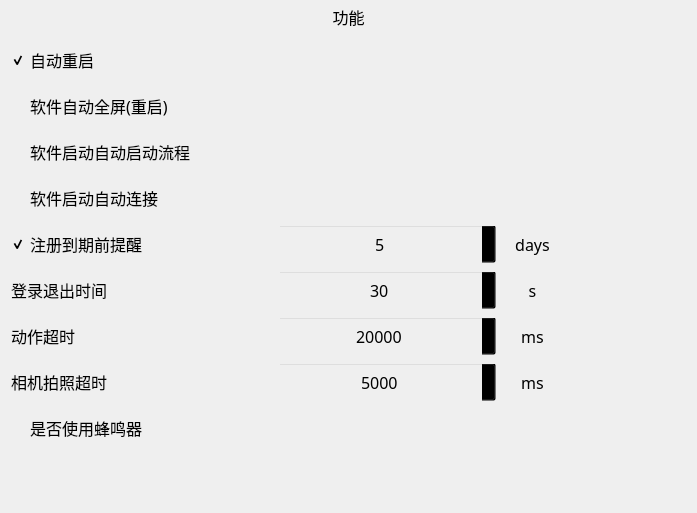
<?xml version="1.0" encoding="UTF-8"?>
<ui version="4.0">
 <class>frmNormalSetClass</class>
 <widget class="QWidget" name="frmNormalSetClass">
  <property name="geometry">
   <rect>
    <x>0</x>
    <y>0</y>
    <width>697</width>
    <height>513</height>
   </rect>
  </property>
  <property name="sizePolicy">
   <sizepolicy hsizetype="Preferred" vsizetype="Preferred">
    <horstretch>0</horstretch>
    <verstretch>0</verstretch>
   </sizepolicy>
  </property>
  <property name="font">
   <font>
    <family>微软雅黑</family>
    <pointsize>12</pointsize>
    <weight>50</weight>
    <italic>false</italic>
    <bold>false</bold>
   </font>
  </property>
  <property name="windowTitle">
   <string>Form</string>
  </property>
  <property name="styleSheet">
   <string notr="true">font: 12pt &quot;微软雅黑&quot;;</string>
  </property>
  <layout class="QGridLayout" name="gridLayout_2" columnstretch="5,1">
   <property name="leftMargin">
    <number>2</number>
   </property>
   <property name="topMargin">
    <number>2</number>
   </property>
   <property name="rightMargin">
    <number>2</number>
   </property>
   <property name="bottomMargin">
    <number>2</number>
   </property>
   <property name="spacing">
    <number>2</number>
   </property>
   <item row="1" column="0">
    <layout class="QVBoxLayout" name="verticalLayout">
     <property name="spacing">
      <number>4</number>
     </property>
     <property name="topMargin">
      <number>0</number>
     </property>
     <item>
      <widget class="QWidget" name="widget" native="true">
       <property name="font">
        <font>
         <family>微软雅黑</family>
         <pointsize>12</pointsize>
         <weight>50</weight>
         <italic>false</italic>
         <bold>false</bold>
        </font>
       </property>
       <property name="styleSheet">
        <string notr="true">background-color: transparent;</string>
       </property>
       <layout class="QGridLayout" name="gridLayout">
        <property name="topMargin">
         <number>6</number>
        </property>
        <item row="9" column="0">
         <widget class="QCheckBox" name="cbx_UseThreeLight">
          <property name="minimumSize">
           <size>
            <width>80</width>
            <height>40</height>
           </size>
          </property>
          <property name="maximumSize">
           <size>
            <width>16777215</width>
            <height>40</height>
           </size>
          </property>
          <property name="font">
           <font>
            <family>微软雅黑</family>
            <pointsize>12</pointsize>
            <weight>50</weight>
            <italic>false</italic>
            <bold>false</bold>
           </font>
          </property>
          <property name="text">
           <string>是否使用蜂鸣器</string>
          </property>
         </widget>
        </item>
        <item row="5" column="0">
         <layout class="QHBoxLayout" name="horizontalLayout_3" stretch="11,9,3">
          <property name="spacing">
           <number>0</number>
          </property>
          <property name="leftMargin">
           <number>0</number>
          </property>
          <item>
           <widget class="QCheckBox" name="cbx_EnableRegistrationAlart">
            <property name="minimumSize">
             <size>
              <width>80</width>
              <height>40</height>
             </size>
            </property>
            <property name="maximumSize">
             <size>
              <width>16777215</width>
              <height>40</height>
             </size>
            </property>
            <property name="text">
             <string>注册到期前提醒</string>
            </property>
            <property name="checked">
             <bool>true</bool>
            </property>
           </widget>
          </item>
          <item>
           <widget class="QSpinBox" name="spx_RegistrationDays">
            <property name="sizePolicy">
             <sizepolicy hsizetype="Expanding" vsizetype="Expanding">
              <horstretch>0</horstretch>
              <verstretch>0</verstretch>
             </sizepolicy>
            </property>
            <property name="minimumSize">
             <size>
              <width>80</width>
              <height>40</height>
             </size>
            </property>
            <property name="maximumSize">
             <size>
              <width>16777215</width>
              <height>40</height>
             </size>
            </property>
            <property name="font">
             <font>
              <family>微软雅黑</family>
              <pointsize>12</pointsize>
              <weight>50</weight>
              <italic>false</italic>
              <bold>false</bold>
             </font>
            </property>
            <property name="alignment">
             <set>Qt::AlignCenter</set>
            </property>
            <property name="minimum">
             <number>5</number>
            </property>
            <property name="maximum">
             <number>65535</number>
            </property>
            <property name="value">
             <number>5</number>
            </property>
            <property name="displayIntegerBase">
             <number>10</number>
            </property>
           </widget>
          </item>
          <item>
           <widget class="QLabel" name="lbl_port_4">
            <property name="sizePolicy">
             <sizepolicy hsizetype="Minimum" vsizetype="Preferred">
              <horstretch>0</horstretch>
              <verstretch>0</verstretch>
             </sizepolicy>
            </property>
            <property name="minimumSize">
             <size>
              <width>30</width>
              <height>30</height>
             </size>
            </property>
            <property name="font">
             <font>
              <family>微软雅黑</family>
              <pointsize>12</pointsize>
              <weight>50</weight>
              <italic>false</italic>
              <bold>false</bold>
             </font>
            </property>
            <property name="text">
             <string>days</string>
            </property>
            <property name="alignment">
             <set>Qt::AlignCenter</set>
            </property>
           </widget>
          </item>
         </layout>
        </item>
        <item row="8" column="0">
         <layout class="QHBoxLayout" name="horizontalLayout_5" stretch="11,9,3">
          <property name="spacing">
           <number>0</number>
          </property>
          <property name="leftMargin">
           <number>0</number>
          </property>
          <item>
           <widget class="QLabel" name="lbl_port_8">
            <property name="sizePolicy">
             <sizepolicy hsizetype="Expanding" vsizetype="Preferred">
              <horstretch>0</horstretch>
              <verstretch>0</verstretch>
             </sizepolicy>
            </property>
            <property name="minimumSize">
             <size>
              <width>80</width>
              <height>40</height>
             </size>
            </property>
            <property name="maximumSize">
             <size>
              <width>16777215</width>
              <height>40</height>
             </size>
            </property>
            <property name="font">
             <font>
              <family>微软雅黑</family>
              <pointsize>12</pointsize>
              <weight>50</weight>
              <italic>false</italic>
              <bold>false</bold>
             </font>
            </property>
            <property name="text">
             <string>相机拍照超时</string>
            </property>
            <property name="alignment">
             <set>Qt::AlignLeading|Qt::AlignLeft|Qt::AlignVCenter</set>
            </property>
           </widget>
          </item>
          <item>
           <widget class="QSpinBox" name="spx_TrrigerTimeOut">
            <property name="sizePolicy">
             <sizepolicy hsizetype="Expanding" vsizetype="Expanding">
              <horstretch>0</horstretch>
              <verstretch>0</verstretch>
             </sizepolicy>
            </property>
            <property name="minimumSize">
             <size>
              <width>80</width>
              <height>40</height>
             </size>
            </property>
            <property name="maximumSize">
             <size>
              <width>16777215</width>
              <height>40</height>
             </size>
            </property>
            <property name="font">
             <font>
              <family>微软雅黑</family>
              <pointsize>12</pointsize>
              <weight>50</weight>
              <italic>false</italic>
              <bold>false</bold>
             </font>
            </property>
            <property name="alignment">
             <set>Qt::AlignCenter</set>
            </property>
            <property name="minimum">
             <number>30</number>
            </property>
            <property name="maximum">
             <number>99999999</number>
            </property>
            <property name="value">
             <number>5000</number>
            </property>
            <property name="displayIntegerBase">
             <number>10</number>
            </property>
           </widget>
          </item>
          <item>
           <widget class="QLabel" name="lbl_port_9">
            <property name="sizePolicy">
             <sizepolicy hsizetype="Minimum" vsizetype="Preferred">
              <horstretch>0</horstretch>
              <verstretch>0</verstretch>
             </sizepolicy>
            </property>
            <property name="minimumSize">
             <size>
              <width>30</width>
              <height>30</height>
             </size>
            </property>
            <property name="font">
             <font>
              <family>微软雅黑</family>
              <pointsize>12</pointsize>
              <weight>50</weight>
              <italic>false</italic>
              <bold>false</bold>
             </font>
            </property>
            <property name="text">
             <string>ms</string>
            </property>
            <property name="alignment">
             <set>Qt::AlignCenter</set>
            </property>
           </widget>
          </item>
         </layout>
        </item>
        <item row="1" column="0">
         <widget class="QCheckBox" name="cbx_StartWhenWinStart">
          <property name="minimumSize">
           <size>
            <width>80</width>
            <height>40</height>
           </size>
          </property>
          <property name="maximumSize">
           <size>
            <width>16777215</width>
            <height>40</height>
           </size>
          </property>
          <property name="font">
           <font>
            <family>微软雅黑</family>
            <pointsize>12</pointsize>
            <weight>50</weight>
            <italic>false</italic>
            <bold>false</bold>
           </font>
          </property>
          <property name="text">
           <string>自动重启</string>
          </property>
          <property name="checked">
           <bool>true</bool>
          </property>
         </widget>
        </item>
        <item row="4" column="0">
         <widget class="QCheckBox" name="cbx_AutoConnectWhenProcessStart">
          <property name="minimumSize">
           <size>
            <width>80</width>
            <height>40</height>
           </size>
          </property>
          <property name="maximumSize">
           <size>
            <width>16777215</width>
            <height>40</height>
           </size>
          </property>
          <property name="font">
           <font>
            <family>微软雅黑</family>
            <pointsize>12</pointsize>
            <weight>50</weight>
            <italic>false</italic>
            <bold>false</bold>
           </font>
          </property>
          <property name="text">
           <string>软件启动自动连接</string>
          </property>
         </widget>
        </item>
        <item row="3" column="0">
         <widget class="QCheckBox" name="cbx_FlowStartWhenProcessStart">
          <property name="minimumSize">
           <size>
            <width>80</width>
            <height>40</height>
           </size>
          </property>
          <property name="maximumSize">
           <size>
            <width>16777215</width>
            <height>40</height>
           </size>
          </property>
          <property name="font">
           <font>
            <family>微软雅黑</family>
            <pointsize>12</pointsize>
            <weight>50</weight>
            <italic>false</italic>
            <bold>false</bold>
           </font>
          </property>
          <property name="text">
           <string>软件启动自动启动流程</string>
          </property>
         </widget>
        </item>
        <item row="6" column="0">
         <layout class="QHBoxLayout" name="horizontalLayout" stretch="11,9,3">
          <property name="spacing">
           <number>0</number>
          </property>
          <property name="leftMargin">
           <number>0</number>
          </property>
          <item>
           <widget class="QLabel" name="lbl_port">
            <property name="sizePolicy">
             <sizepolicy hsizetype="Expanding" vsizetype="Preferred">
              <horstretch>0</horstretch>
              <verstretch>0</verstretch>
             </sizepolicy>
            </property>
            <property name="minimumSize">
             <size>
              <width>80</width>
              <height>40</height>
             </size>
            </property>
            <property name="maximumSize">
             <size>
              <width>16777215</width>
              <height>40</height>
             </size>
            </property>
            <property name="font">
             <font>
              <family>微软雅黑</family>
              <pointsize>12</pointsize>
              <weight>50</weight>
              <italic>false</italic>
              <bold>false</bold>
             </font>
            </property>
            <property name="text">
             <string>登录退出时间</string>
            </property>
            <property name="alignment">
             <set>Qt::AlignLeading|Qt::AlignLeft|Qt::AlignVCenter</set>
            </property>
           </widget>
          </item>
          <item>
           <widget class="QSpinBox" name="spinLogOutTime">
            <property name="sizePolicy">
             <sizepolicy hsizetype="Expanding" vsizetype="Expanding">
              <horstretch>0</horstretch>
              <verstretch>0</verstretch>
             </sizepolicy>
            </property>
            <property name="minimumSize">
             <size>
              <width>80</width>
              <height>40</height>
             </size>
            </property>
            <property name="maximumSize">
             <size>
              <width>16777215</width>
              <height>40</height>
             </size>
            </property>
            <property name="font">
             <font>
              <family>微软雅黑</family>
              <pointsize>12</pointsize>
              <weight>50</weight>
              <italic>false</italic>
              <bold>false</bold>
             </font>
            </property>
            <property name="alignment">
             <set>Qt::AlignCenter</set>
            </property>
            <property name="minimum">
             <number>30</number>
            </property>
            <property name="maximum">
             <number>65535</number>
            </property>
            <property name="value">
             <number>30</number>
            </property>
            <property name="displayIntegerBase">
             <number>10</number>
            </property>
           </widget>
          </item>
          <item>
           <widget class="QLabel" name="lbl_port_2">
            <property name="sizePolicy">
             <sizepolicy hsizetype="Minimum" vsizetype="Preferred">
              <horstretch>0</horstretch>
              <verstretch>0</verstretch>
             </sizepolicy>
            </property>
            <property name="minimumSize">
             <size>
              <width>30</width>
              <height>30</height>
             </size>
            </property>
            <property name="font">
             <font>
              <family>微软雅黑</family>
              <pointsize>12</pointsize>
              <weight>50</weight>
              <italic>false</italic>
              <bold>false</bold>
             </font>
            </property>
            <property name="text">
             <string>s</string>
            </property>
            <property name="alignment">
             <set>Qt::AlignCenter</set>
            </property>
           </widget>
          </item>
         </layout>
        </item>
        <item row="7" column="0">
         <layout class="QHBoxLayout" name="horizontalLayout_2" stretch="11,9,3">
          <property name="spacing">
           <number>0</number>
          </property>
          <property name="leftMargin">
           <number>0</number>
          </property>
          <item>
           <widget class="QLabel" name="lbl_port_3">
            <property name="sizePolicy">
             <sizepolicy hsizetype="Expanding" vsizetype="Preferred">
              <horstretch>0</horstretch>
              <verstretch>0</verstretch>
             </sizepolicy>
            </property>
            <property name="minimumSize">
             <size>
              <width>80</width>
              <height>40</height>
             </size>
            </property>
            <property name="maximumSize">
             <size>
              <width>16777215</width>
              <height>40</height>
             </size>
            </property>
            <property name="font">
             <font>
              <family>微软雅黑</family>
              <pointsize>12</pointsize>
              <weight>50</weight>
              <italic>false</italic>
              <bold>false</bold>
             </font>
            </property>
            <property name="text">
             <string>动作超时</string>
            </property>
            <property name="alignment">
             <set>Qt::AlignLeading|Qt::AlignLeft|Qt::AlignVCenter</set>
            </property>
           </widget>
          </item>
          <item>
           <widget class="QSpinBox" name="spinMotionTimeOut">
            <property name="sizePolicy">
             <sizepolicy hsizetype="Expanding" vsizetype="Expanding">
              <horstretch>0</horstretch>
              <verstretch>0</verstretch>
             </sizepolicy>
            </property>
            <property name="minimumSize">
             <size>
              <width>80</width>
              <height>40</height>
             </size>
            </property>
            <property name="maximumSize">
             <size>
              <width>16777215</width>
              <height>40</height>
             </size>
            </property>
            <property name="font">
             <font>
              <family>微软雅黑</family>
              <pointsize>12</pointsize>
              <weight>50</weight>
              <italic>false</italic>
              <bold>false</bold>
             </font>
            </property>
            <property name="alignment">
             <set>Qt::AlignCenter</set>
            </property>
            <property name="minimum">
             <number>30</number>
            </property>
            <property name="maximum">
             <number>99999999</number>
            </property>
            <property name="value">
             <number>20000</number>
            </property>
            <property name="displayIntegerBase">
             <number>10</number>
            </property>
           </widget>
          </item>
          <item>
           <widget class="QLabel" name="lbl_port_5">
            <property name="sizePolicy">
             <sizepolicy hsizetype="Minimum" vsizetype="Preferred">
              <horstretch>0</horstretch>
              <verstretch>0</verstretch>
             </sizepolicy>
            </property>
            <property name="minimumSize">
             <size>
              <width>30</width>
              <height>30</height>
             </size>
            </property>
            <property name="font">
             <font>
              <family>微软雅黑</family>
              <pointsize>12</pointsize>
              <weight>50</weight>
              <italic>false</italic>
              <bold>false</bold>
             </font>
            </property>
            <property name="text">
             <string>ms</string>
            </property>
            <property name="alignment">
             <set>Qt::AlignCenter</set>
            </property>
           </widget>
          </item>
         </layout>
        </item>
        <item row="2" column="0">
         <widget class="QCheckBox" name="cbx_AutoFullScreen">
          <property name="minimumSize">
           <size>
            <width>80</width>
            <height>40</height>
           </size>
          </property>
          <property name="maximumSize">
           <size>
            <width>16777215</width>
            <height>40</height>
           </size>
          </property>
          <property name="font">
           <font>
            <family>微软雅黑</family>
            <pointsize>12</pointsize>
            <weight>50</weight>
            <italic>false</italic>
            <bold>false</bold>
           </font>
          </property>
          <property name="text">
           <string>软件自动全屏(重启)</string>
          </property>
         </widget>
        </item>
       </layout>
      </widget>
     </item>
    </layout>
   </item>
   <item row="2" column="0">
    <spacer name="verticalSpacer">
     <property name="orientation">
      <enum>Qt::Vertical</enum>
     </property>
     <property name="sizeHint" stdset="0">
      <size>
       <width>20</width>
       <height>189</height>
      </size>
     </property>
    </spacer>
   </item>
   <item row="1" column="1">
    <spacer name="horizontalSpacer">
     <property name="orientation">
      <enum>Qt::Horizontal</enum>
     </property>
     <property name="sizeHint" stdset="0">
      <size>
       <width>478</width>
       <height>20</height>
      </size>
     </property>
    </spacer>
   </item>
   <item row="0" column="0" colspan="2">
    <widget class="QLabel" name="label">
     <property name="minimumSize">
      <size>
       <width>0</width>
       <height>30</height>
      </size>
     </property>
     <property name="text">
      <string>功能</string>
     </property>
     <property name="alignment">
      <set>Qt::AlignCenter</set>
     </property>
    </widget>
   </item>
  </layout>
 </widget>
 <resources>
  <include location="../../QFramer.qrc"/>
 </resources>
 <connections/>
</ui>
